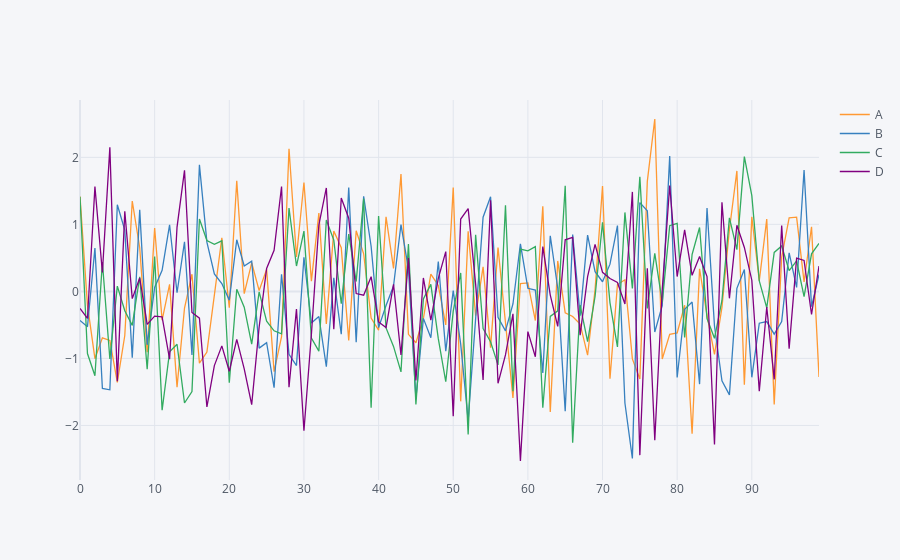

The code cell stored with this chart in its notebook:
### Markdown cell above
## Various Plots

* scatter
* bar
* box
* spread
* ratio
* heatmap
* surface
* histogram
* bubble

### Code cell
df.iplot()
